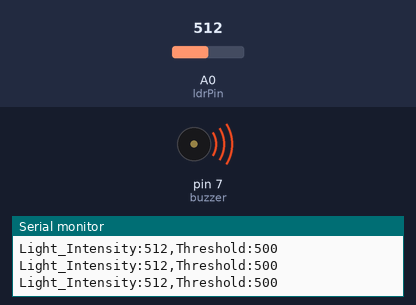
Simulated run of this sketch. Board: Arduino Uno, built with avr-gcc and run on an emulated ATmega328P. On the bench: buzzer (waves = sounding), the last lines printed to the serial monitor. The inputs (shaded band) are chosen by the test bench; at power-on: A0 (ldrPin) = 512.

Above: at 1.2 s.
1.3 s: A0 (ldrPin) set to 635
2.8 s: A0 (ldrPin) set to 667
At 4.1 s:
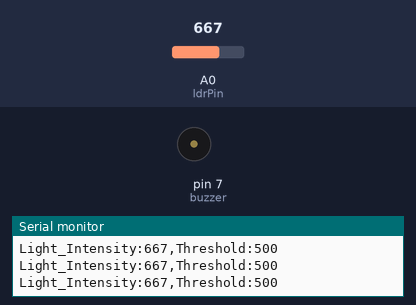
Timing chart, 0 to 5.8 s (numbered marks = the images above; inputs shaded):
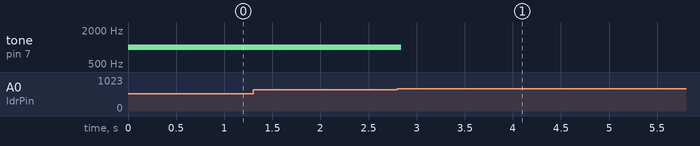

The sketch:

LDR_light_intensity.ino
```cpp
#define ldrPin A0
#define buzzer 7
int ldrValue = 0;
int static_variable = 500;
void setup() {
  pinMode(buzzer, OUTPUT);
  Serial.begin(9600);
}

void loop() {
  ldrValue = analogRead(ldrPin);


  Serial.print("Light_Intensity:");
  Serial.print(ldrValue);
  Serial.print(",");
  Serial.print("Threshold:");
  Serial.println(static_variable);
  if (ldrValue<650){
    tone(buzzer, 1000);
    //delay(3000);
  }
  else{
    noTone(buzzer);
  }
  delay(50);
}
```

Measured:
- the behaviour switches between 649 and 650 on A0 (ldrPin) (found by bisection; images 0 and 1)
- after the input at 2.8 s, tone on pin 7 (buzzer): 1000 Hz → silent at once
